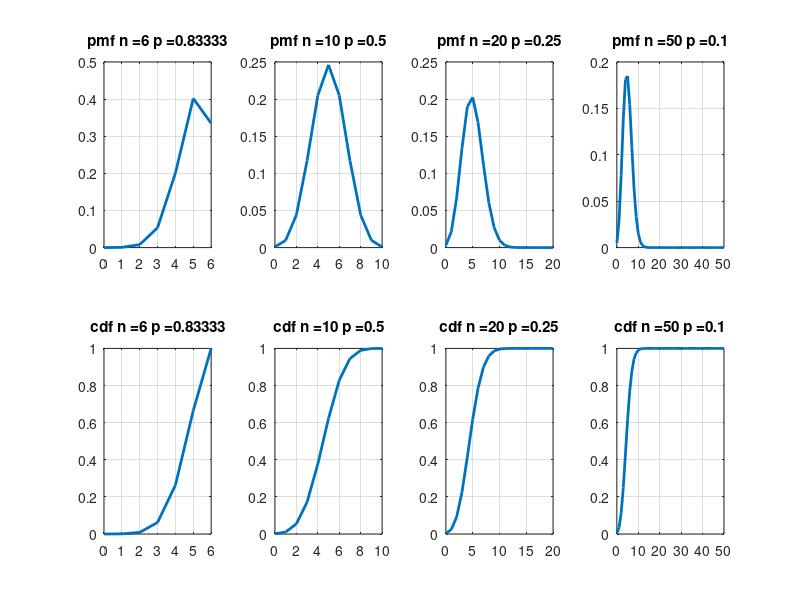

Write MATLAB code to recreate this figure.
n = [6 10 20 50];
p = 5 ./ n;
l_n = length(n);
n = num2cell(n);
p = num2cell(p);
% pdf_names = "Binomial";
% pdf_names = repmat(pdf_names, 1, l_n);
% pdf_names = cellstr(pdf_names);
pdf_values = cell(1, l_n);
for i = 1:l_n
    pdf_values{i} = 0:n{i};
end
pd = cellfun(@binopdf, pdf_values, n, p, 'UniformOutput', false);
cd = cellfun(@binocdf, pdf_values, n, p, 'UniformOutput', false);

for i = 1 : l_n
    subplot(2, l_n, i);
    plot(pdf_values{i}, pd{i}, 'LineWidth', 2)
    title(['pmf ', 'n =', num2str(n{i}), ' p =', num2str(p{i})])
    grid on;
    subplot(2, l_n, i+l_n);
    plot(pdf_values{i}, cd{i}, 'LineWidth', 2)
    title(['cdf ', 'n =', num2str(n{i}), ' p =', num2str(p{i})])
    grid on;
end